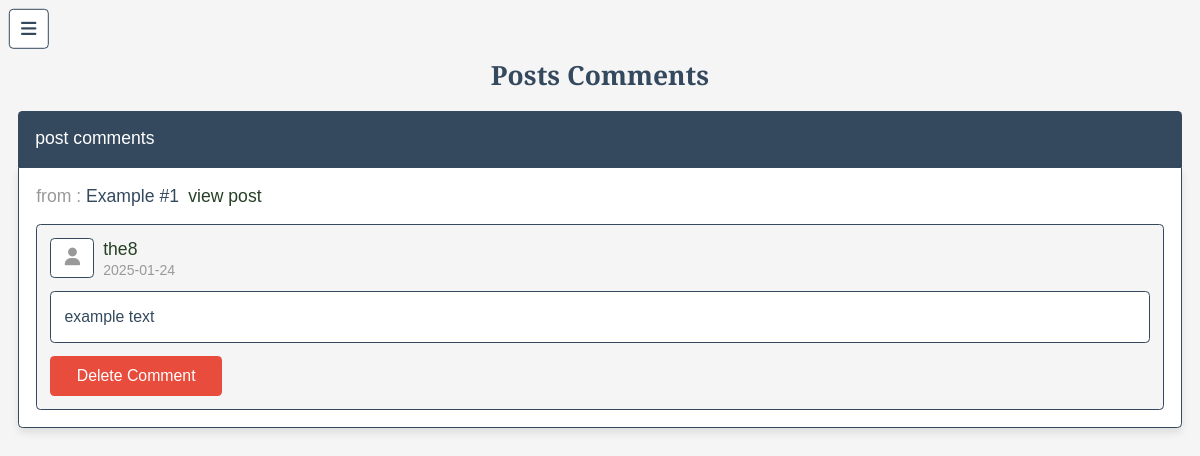
Screenshot of /admin/comments.php (signed in) with the database file from the repository.
### tables this page shows
CREATE TABLE `posts` (
  `id` int(100) NOT NULL,
  `admin_id` int(100) NOT NULL,
  `name` varchar(100) NOT NULL,
  `title` varchar(100) NOT NULL,
  `content` varchar(10000) NOT NULL,
  `category` varchar(50) NOT NULL,
  `image` varchar(100) NOT NULL,
  `date` date NOT NULL DEFAULT current_timestamp(),
  `status` varchar(10) NOT NULL
);

CREATE TABLE `comments` (
  `id` int(100) NOT NULL,
  `post_id` int(100) NOT NULL,
  `admin_id` int(100) NOT NULL,
  `user_id` int(100) NOT NULL,
  `user_name` varchar(50) NOT NULL,
  `comment` varchar(1000) NOT NULL,
  `date` date NOT NULL DEFAULT current_timestamp()
);

### admin/comments.php (the view, shortened to what this page needs)
<?php
include '../components/connect.php';
$admin_id = $_SESSION['admin_id'];
?>
<!DOCTYPE html>
<html lang="en">
<head>
   <link rel="stylesheet" href="https://cdnjs.cloudflare.com/ajax/libs/font-awesome/6.1.1/css/all.min.css">
   <link rel="stylesheet" href="../css/admin_style.css">
</head>
<body>
<?php include '../components/admin_header.php' ?>
<section class="comments">
   <h1 class="heading">posts comments</h1>
   <p class="comment-title">post comments</p>
   <div class="box-container">
   <?php
         $select_comments = $conn->prepare("SELECT * FROM `comments` WHERE admin_id = ?");
         $select_comments->execute([$admin_id]);
         if($select_comments->rowCount() > 0){
            while($fetch_comments = $select_comments->fetch(PDO::FETCH_ASSOC)){
      ?>
      <?php
         $select_posts = $conn->prepare("SELECT * FROM `posts` WHERE id = ?");
         $select_posts->execute([$fetch_comments['post_id']]);
         while($fetch_posts = $select_posts->fetch(PDO::FETCH_ASSOC)){
      ?>
      <div class="post-title"> from : <span><?= $fetch_posts['title']; ?></span> <a href="read_post.php?post_id=<?= $fetch_posts['id']; ?>" >view post</a></div>
      <?php
         }
      ?>
   <div class="box">
      <div class="user">
         <i class="fas fa-user"></i>
         <div class="user-info">
            <span><?= $fetch_comments['user_name']; ?></span>
            <div><?= $fetch_comments['date']; ?></div>
         </div>
      </div>
      <div class="text"><?= $fetch_comments['comment']; ?></div>
      <form action="" method="POST">
         <button type="submit" class="inline-delete-btn" name="delete_comment" onclick="return confirm('delete this comment?');">delete comment</button>
      </form>
   </div>
   <?php
         }
      }else{
         echo '<p class="empty">no comments added yet!</p>';
      }
   ?>
   </div>
</section>
</body>
</html>

### css/admin_style.css (style rules this page uses)
:root { --main-color:#264025; --red:#e74c3c; --orange:#AD6B4B; --black:#34495e; --white:#fff; --light-bg:#f5f5f5; --light-color:#999; --border:.2rem solid var(--black); --box-shadow:0 .5rem 1rem rgba(0,0,0,.1); }
* { font-family: 'Playfair Display', sans-serif; margin:0; padding:0; box-sizing: border-box; text-decoration: none; outline: none; border:none; }
html { font-size: 62.5%; overflow-x: hidden; }
body { background-color: var(--light-bg); padding-left: 35rem; }
section { max-width: 1200px; margin:0 auto; padding:2rem; }
.btn, .delete-btn, .option-btn, .inline-btn, .inline-option-btn, .inline-delete-btn { margin-top: 1rem; border-radius: .5rem; cursor: pointer; font-size: 1.8rem; color:var(--white); padding:1.2rem 3rem; text-transform: capitalize; text-align: center; }
.inline-btn, .inline-option-btn, .inline-delete-btn { display: inline-block; margin-right: 1rem; }
.inline-delete-btn, .delete-btn { background-color: var(--red); }
.heading { text-align: center; margin-bottom: 2rem; text-transform: capitalize; color:var(--black); font-size: 3rem; }
.comments .comment-title { border-top-right-radius: .5rem; border-top-left-radius: .5rem; background-color: var(--black); padding:2rem; color:var(--white); font-size: 2rem; }
.comments .box-container { border-bottom-right-radius: .5rem; border-bottom-left-radius: .5rem; background-color: var(--white); box-shadow: var(--box-shadow); border:var(--border); padding:2rem; display: grid; gap:2rem; }
.comments .box-container .box { background-color: var(--light-bg); border-radius: .5rem; padding:1.5rem; border:var(--border); }
.comments .box-container .post-title { font-size: 2rem; color:var(--light-color); }
.comments .box-container .post-title span { color: var(--black); }
.comments .box-container .post-title a { color:var(--main-color); margin-left: .5rem; }
.comments .box-container .box .user { display: flex; align-items: center; gap:1rem; margin-bottom: 1.5rem; }
.comments .box-container .box .user i { font-size: 2rem; border-radius: .5rem; border:var(--border); height: 4.5rem; width: 5rem; line-height: 4.1rem; background-color: var(--white); text-align: center; color:var(--light-color); }
.comments .box-container .box .user .user-info span { font-size: 2rem; color:var(--main-color); }
.comments .box-container .box .user .user-info div { color:var(--light-color); font-size: 1.6rem; margin-top: .2rem; }
.comments .box-container .box .text { font-size: 1.8rem; color:var(--black); line-height: 1.5; white-space: pre-line; background-color: var(--white); border-radius: .5rem; padding:1.5rem; margin:.5rem 0; border:var(--border); }
@media (max-width:1200px) { html { font-size: 55%; } }
@media (max-width:1200px) { body { padding-left: 0; } }

### rows the page displays
comments: user_name "the8", date "2025-01-24", comment "example text"
posts: title "Example #1"
